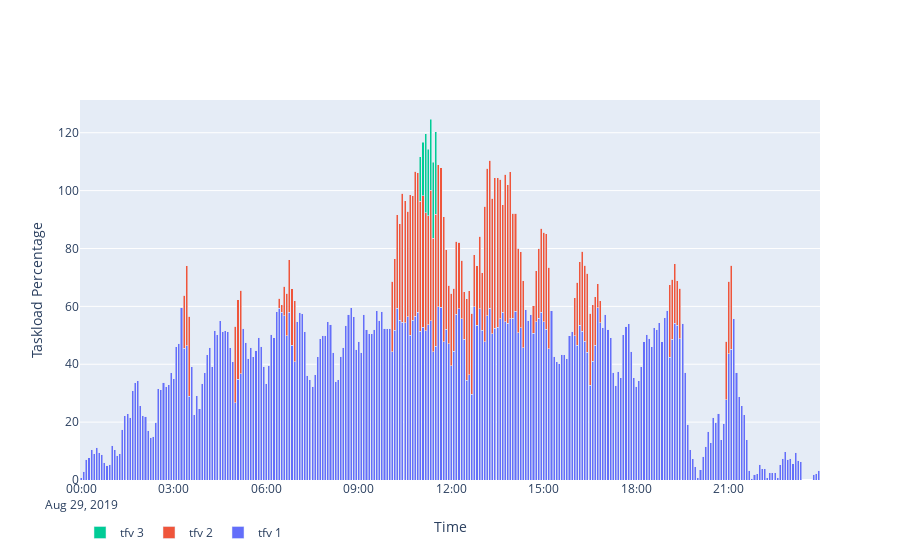

Notebook cell for this chart:
### Code cell
df_sectorised_taskload = model_to_sector_configuration_df(m, time_interval_length_mins)

df_graph_data = create_taskload_by_tfv_data(temp_rolling_df, df_sectorised_taskload, time_interval_length_mins, 
                                        df_tfv = df_tfv, sort_taskloads = True)

print(report_results(df_sectorised_taskload, num_airspaces_in_config_dict))

create_taskload_by_tfv_bar_chart(df_sectorised_taskload, df_graph_data)

### Figure 1 — Plotly figure (JSON) as saved in the notebook; plotly's stock layout.template omitted (floating-point values rounded to 4 significant figures; data arrays with more than 128 entries replaced by an {"elided": "..."} marker saying what was removed)
{"data": [{"hovertext": {"elided": "288 str values"}, "name": "tfv 1", "type": "bar", "x": {"elided": "288 str values"}, "y": {"elided": "288 float values"}}, {"hovertext": {"elided": "288 str values"}, "name": "tfv 2", "type": "bar", "x": {"elided": "288 str values"}, "y": {"elided": "288 float values"}}, {"hovertext": {"elided": "288 str values"}, "name": "tfv 3", "type": "bar", "x": {"elided": "288 str values"}, "y": {"elided": "288 float values"}}], "layout": {"barmode": "stack", "legend": {"orientation": "h"}, "xaxis": {"title": {"text": "Time"}}, "yaxis": {"title": {"text": "Taskload Percentage"}}}}
